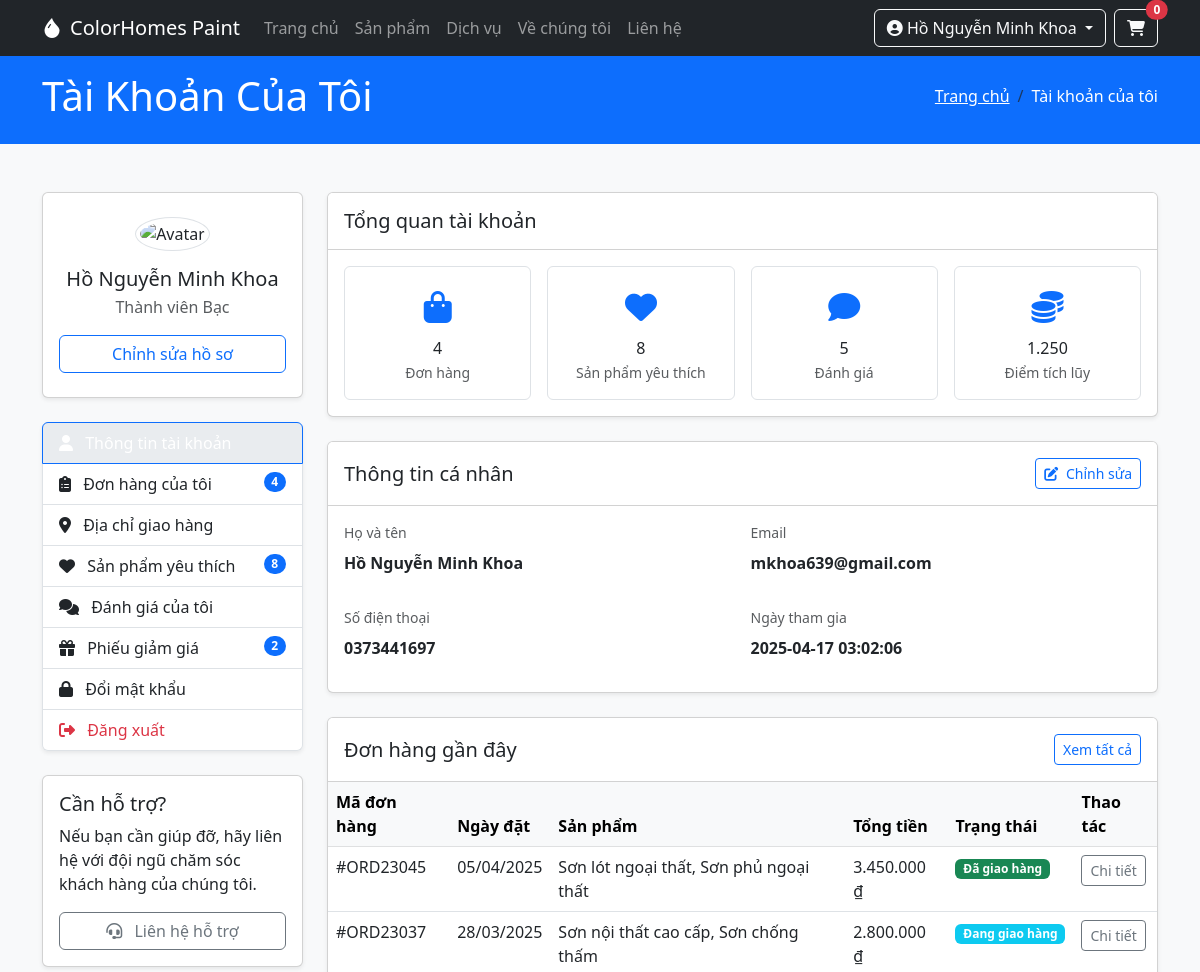
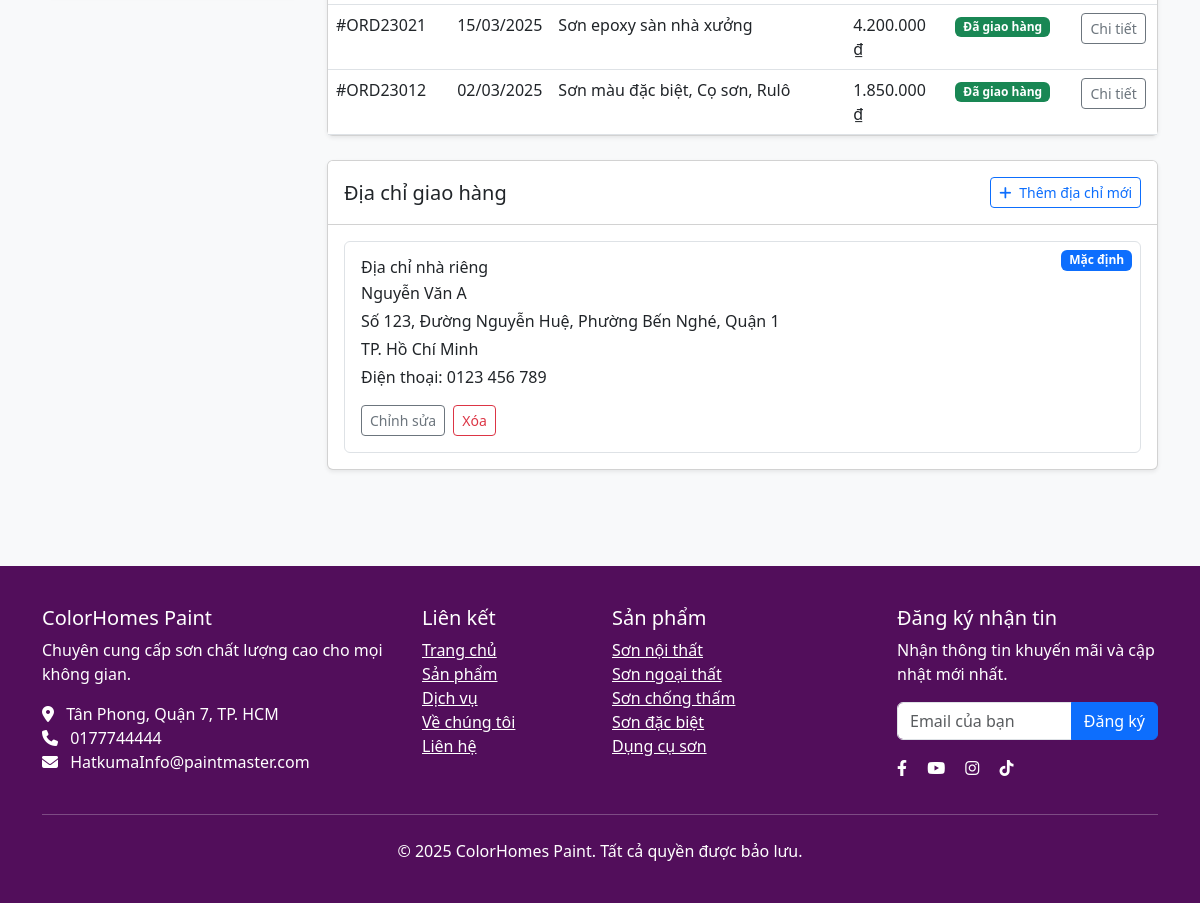
The page /index.php?page=myprofile (signed in) on the database its author committed (2 pictures, top to bottom).
### tables this page shows
CREATE TABLE `users` (
  `id` int(11) NOT NULL,
  `name` varchar(50) NOT NULL,
  `password` varchar(100) NOT NULL,
  `email` varchar(100) NOT NULL,
  `phone` varchar(15) NOT NULL,
  `address` text DEFAULT NULL,
  `role` enum('admin','customer') NOT NULL DEFAULT 'customer',
  `is_deleted` tinyint(1) DEFAULT 0,
  `created_at` timestamp NOT NULL DEFAULT current_timestamp(),
  `updated_at` timestamp NOT NULL DEFAULT current_timestamp() ON UPDATE current_timestamp()
);

### models/pdo.php (called while the page is built, shortened)
<?php
function pdo_get_connection() {
    return config_connect();
}
function pdo_query_one($sql, ...$args) {
    try {
        $conn = pdo_get_connection();
        $stmt = $conn->prepare($sql);
        $stmt->execute($args);
        $row = $stmt->fetch(PDO::FETCH_ASSOC);
        return $row ?: null;
    } catch (PDOException $e) {
        throw $e;
    } finally {
        unset($conn);
    }
}
?>

### models/user.php (called while the page is built, shortened)
<?php
require_once 'pdo.php';
function user_get_by_id($user_id) {
    $sql = "SELECT * FROM users WHERE id = ?";
    return pdo_query_one($sql, $user_id);
}
?>

### views/pages/customer/myprofile.php (the view, shortened to what this page needs)
<?php
require_once __DIR__ . '/../../../models/user.php';
$user = user_get_by_id($_SESSION['user_id']);
?>
<body class="bg-light mt-5">
    <div class="bg-primary text-white py-4 mb-4">
        <div class="container">
            <div class="row align-items-center">
                <div class="col-md-8">
                    <h1 class="mb-0">Tài Khoản Của Tôi</h1>
                </div>
                <div class="col-md-4 text-md-end">
                    <nav aria-label="breadcrumb">
                        <ol class="breadcrumb justify-content-md-end mb-0">
                            <li class="breadcrumb-item"><a href="#" class="text-white">Trang chủ</a></li>
                            <li class="breadcrumb-item active text-white" aria-current="page">Tài khoản của tôi</li>
                        </ol>
                    </nav>
                </div>
            </div>
        </div>
    </div>
    <div class="container py-4">
        <div class="row">
            <div class="col-lg-3 mb-4">
                <div class="card shadow-sm mb-4">
                    <div class="card-body text-center py-4">
                        <div class="mb-3">
                            <img src="/api/placeholder/150/150" alt="Avatar" class="rounded-circle img-thumbnail">
                        </div>
                        <h5 class="mb-1"><?= htmlspecialchars($user['name']) ?></h5>
                        <p class="text-muted mb-3">Thành viên Bạc</p>
                        <div class="d-grid gap-2">
                            <button class="btn btn-outline-primary" type="button">Chỉnh sửa hồ sơ</button>
                        </div>
                    </div>
                </div>
                <div class="list-group shadow-sm mb-4">
                    <a href="#" class="list-group-item list-group-item-action active">
                        <i class="fas fa-user me-2"></i> Thông tin tài khoản
                    </a>
                    <a href="#" class="list-group-item list-group-item-action">
                        <i class="fas fa-clipboard-list me-2"></i> Đơn hàng của tôi
                        <span class="badge bg-primary rounded-pill float-end">4</span>
                    </a>
                    <a href="#" class="list-group-item list-group-item-action">
                        <i class="fas fa-map-marker-alt me-2"></i> Địa chỉ giao hàng
                    </a>
                    <a href="#" class="list-group-item list-group-item-action">
                        <i class="fas fa-heart me-2"></i> Sản phẩm yêu thích
                        <span class="badge bg-primary rounded-pill float-end">8</span>
                    </a>
                    <a href="#" class="list-group-item list-group-item-action">
                        <i class="fas fa-comments me-2"></i> Đánh giá của tôi
                    </a>
                    <a href="#" class="list-group-item list-group-item-action">
                        <i class="fas fa-gift me-2"></i> Phiếu giảm giá
                        <span class="badge bg-primary rounded-pill float-end">2</span>
                    </a>
                    <a href="#" class="list-group-item list-group-item-action">
                        <i class="fas fa-lock me-2"></i> Đổi mật khẩu
                    </a>
                    <a href="#" class="list-group-item list-group-item-action text-danger">
                        <i class="fas fa-sign-out-alt me-2"></i> Đăng xuất
                    </a>
                </div>
                <div class="card shadow-sm">
                    <div class="card-body">
                        <h5 class="card-title">Cần hỗ trợ?</h5>
                        <p class="card-text">Nếu bạn cần giúp đỡ, hãy liên hệ với đội ngũ chăm sóc khách hàng của chúng
                            tôi.</p>
                        <a href="#" class="btn btn-outline-secondary w-100">
                            <i class="fas fa-headset me-2"></i> Liên hệ hỗ trợ
                        </a>
                    </div>
                </div>
            </div>
            <div class="col-lg-9">
                <div class="card shadow-sm mb-4">
                    <div class="card-header bg-white py-3">
                        <h5 class="mb-0">Tổng quan tài khoản</h5>
                    </div>
                    <div class="card-body">
                        <div class="row g-3">
                            <div class="col-md-3 col-6">
                                <div class="border rounded text-center p-3">
                                    <div class="fs-2 text-primary mb-2">
                                        <i class="fas fa-shopping-bag"></i>
                                    </div>
                                    <h6 class="mb-1">4</h6>
                                    <p class="small text-muted mb-0">Đơn hàng</p>
                                </div>
                            </div>
                            <div class="col-md-3 col-6">
                                <div class="border rounded text-center p-3">
                                    <div class="fs-2 text-primary mb-2">
                                        <i class="fas fa-heart"></i>
                                    </div>
                                    <h6 class="mb-1">8</h6>
                                    <p class="small text-muted mb-0">Sản phẩm yêu thích</p>
                                </div>
                            </div>
                            <div class="col-md-3 col-6">
                                <div class="border rounded text-center p-3">
                                    <div class="fs-2 text-primary mb-2">
                                        <i class="fas fa-comment"></i>
                                    </div>
                                    <h6 class="mb-1">5</h6>
                                    <p class="small text-muted mb-0">Đánh giá</p>
                                </div>
                            </div>
                            <div class="col-md-3 col-6">
                                <div class="border rounded text-center p-3">
                                    <div class="fs-2 text-primary mb-2">
                                        <i class="fas fa-coins"></i>
                                    </div>
                                    <h6 class="mb-1">1.250</h6>
                                    <p class="small text-muted mb-0">Điểm tích lũy</p>
                                </div>
                            </div>
                        </div>
                    </div>
                </div>
                <div class="card shadow-sm mb-4">
                    <div class="card-header bg-white py-3 d-flex justify-content-between align-items-center">
                        <h5 class="mb-0">Thông tin cá nhân</h5>
                        <button class="btn btn-sm btn-outline-primary">
                            <i class="fas fa-edit me-1"></i> Chỉnh sửa
                        </button>
                    </div>
                    <div class="card-body">
                        <div class="row g-3">
                            <div class="col-md-6">
                                <p class="mb-2 text-muted small">Họ và tên</p>
                                <p class="mb-3 fw-bold"><?= htmlspecialchars($user['name']) ?></p>
                            </div>
                            <div class="col-md-6">
                                <p class="mb-2 text-muted small">Email</p>
                                <p class="mb-3 fw-bold"><?= htmlspecialchars($user['email']) ?></p>
                            </div>
                            <div class="col-md-6">
                                <p class="mb-2 text-muted small">Số điện thoại</p>
                                <p class="mb-3 fw-bold"><?= htmlspecialchars($user['phone']) ?></p>
                            </div>
                            <div class="col-md-6">
                                <p class="mb-2 text-muted small">Ngày tham gia</p>
                                <p class="mb-3 fw-bold"><?= htmlspecialchars($user['created_at']) ?></p>
                            </div>
                        </div>
                    </div>
                </div>
                <div class="card shadow-sm mb-4">
                    <div class="card-header bg-white py-3 d-flex justify-content-between align-items-center">
                        <h5 class="mb-0">Đơn hàng gần đây</h5>
                        <a href="#" class="btn btn-sm btn-outline-primary">
                            Xem tất cả
                        </a>
                    </div>
                    <div class="card-body p-0">
                        <div class="table-responsive">
                            <table class="table mb-0">
                                <thead class="table-light">
                                    <tr>
                                        <th scope="col">Mã đơn hàng</th>
                                        <th scope="col">Ngày đặt</th>
                                        <th scope="col">Sản phẩm</th>
                                        <th scope="col">Tổng tiền</th>
                                        <th scope="col">Trạng thái</th>
                                        <th scope="col">Thao tác</th>
                                    </tr>
                                </thead>
                                <tbody>
                                    <tr>
                                        <td>#ORD23045</td>
                                        <td>05/04/2025</td>
                                        <td>Sơn lót ngoại thất, Sơn phủ ngoại thất</td>
                                        <td>3.450.000 ₫</td>
                                        <td><span class="badge bg-success">Đã giao hàng</span></td>
                                        <td>
                                            <button class="btn btn-sm btn-outline-secondary">Chi tiết</button>
                                        </td>
                                    </tr>
                                    <tr>
                                        <td>#ORD23037</td>
                                        <td>28/03/2025</td>
                                        <td>Sơn nội thất cao cấp, Sơn chống thấm</td>
                                        <td>2.800.000 ₫</td>
                                        <td><span class="badge bg-info">Đang giao hàng</span></td>
                                        <td>
                                            <button class="btn btn-sm btn-outline-secondary">Chi tiết</button>
                                        </td>
                                    </tr>
                                    <tr>
                                        <td>#ORD23021</td>
                                        <td>15/03/2025</td>
                                        <td>Sơn epoxy sàn nhà xưởng</td>
                                        <td>4.200.000 ₫</td>
                                        <td><span class="badge bg-success">Đã giao hàng</span></td>
                                        <td>
                                            <button class="btn btn-sm btn-outline-secondary">Chi tiết</button>
                                        </td>
                                    </tr>
                                    <tr>
                                        <td>#ORD23012</td>
                                        <td>02/03/2025</td>
                                        <td>Sơn màu đặc biệt, Cọ sơn, Rulô</td>
                                        <td>1.850.000 ₫</td>
                                        <td><span class="badge bg-success">Đã giao hàng</span></td>
                                        <td>
                                            <button class="btn btn-sm btn-outline-secondary">Chi tiết</button>
                                        </td>
                                    </tr>
                                </tbody>
                            </table>
                        </div>
                    </div>
                </div>
                <div class="card shadow-sm mb-4">
                    <div class="card-header bg-white py-3 d-flex justify-content-between align-items-center">
                        <h5 class="mb-0">Địa chỉ giao hàng</h5>
                        <button class="btn btn-sm btn-outline-primary">
                            <i class="fas fa-plus me-1"></i> Thêm địa chỉ mới
                        </button>
                    </div>
                    <div class="card-body">
                        <div class="row g-3">
                            <div class="col-md">
                                <div class="border rounded p-3 position-relative">
                                    <span class="badge bg-primary position-absolute top-0 end-0 mt-2 me-2">Mặc
                                        định</span>
                                    <h6 class="mb-1">Địa chỉ nhà riêng</h6>
                                    <p class="mb-1">Nguyễn Văn A</p>
                                    <p class="mb-1">Số 123, Đường Nguyễn Huệ, Phường Bến Nghé, Quận 1</p>
                                    <p class="mb-1">TP. Hồ Chí Minh</p>
                                    <p class="mb-1">Điện thoại: 0123 456 789</p>
                                    <div class="mt-3">
                                        <a href="#" class="btn btn-sm btn-outline-secondary me-1">Chỉnh sửa</a>
                                        <a href="#" class="btn btn-sm btn-outline-danger">Xóa</a>
                                    </div>
                                </div>
                            </div>
                        </div>
                    </div>
                </div>
            </div>
        </div>
    </div>
</body>
</html>

### views/assets/css/customer/home.css (style rules this page uses)
.list-group-item:hover, .list-group-item.active, .list-group-item:focus { background-color: #E9ECEF; }

### rows shown on the page
users: name "Hồ Nguyễn Minh Khoa", email "mkhoa639@gmail.com", phone "0373441697", created_at "2025-04-17 03:02:06"

### other values the page prints
$userName "Hồ Nguyễn Minh Khoa"
